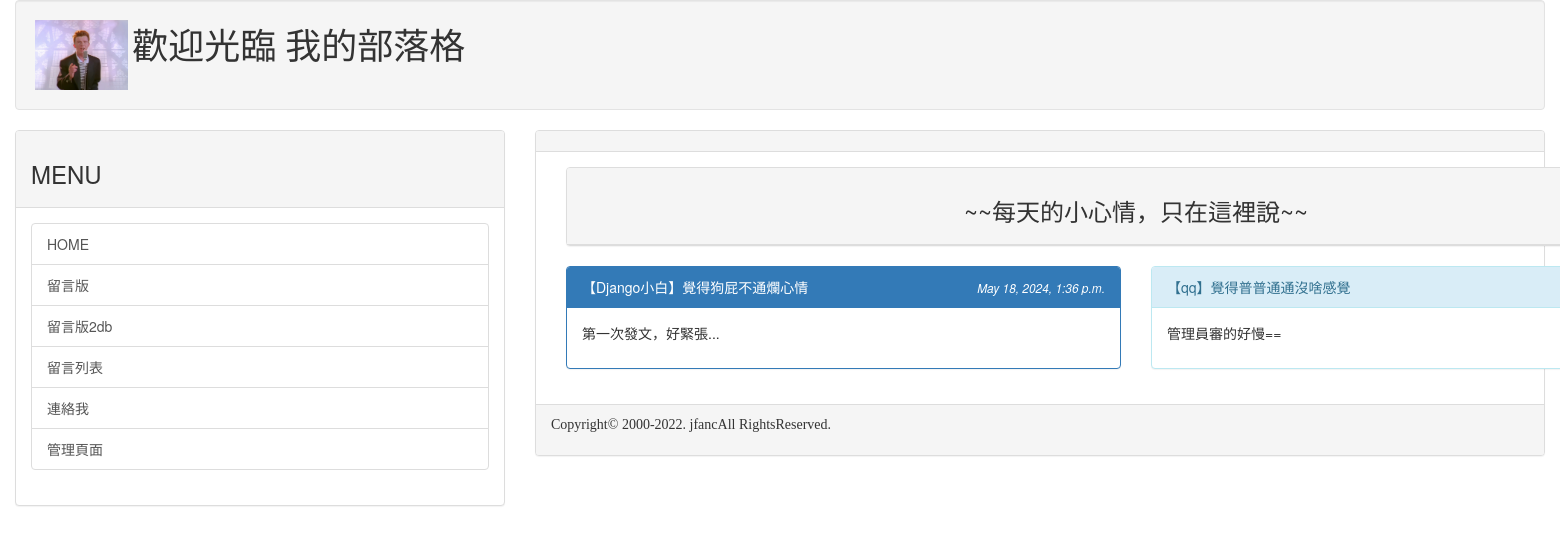
The app's page /list/, older data.
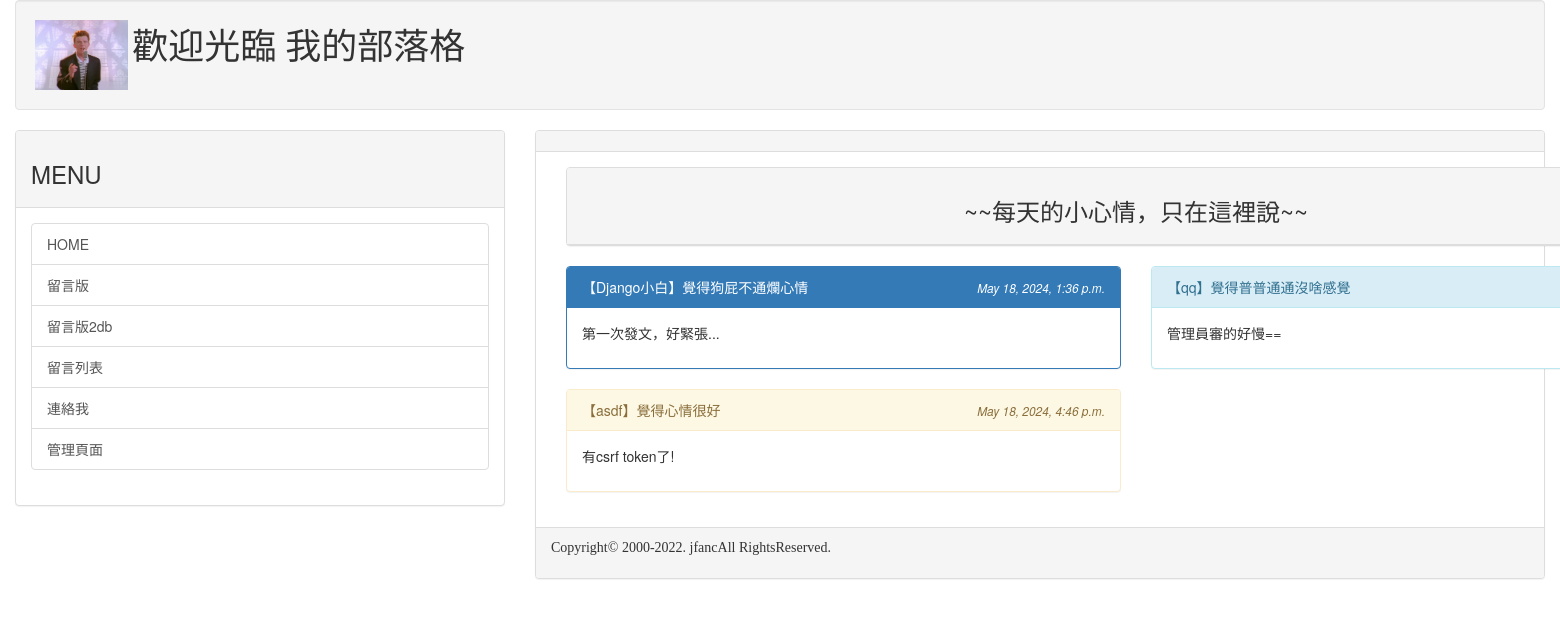
The same page, newer data.
### mysite/models.py (models this page shows, shortened)
class Post(models.Model):
    mood = models.ForeignKey('Mood', on_delete=models.CASCADE)
    nickname = models.CharField(max_length=50, default='不告訴你我是誰')
    message = models.TextField(null=False)
    del_pass= models.CharField(max_length=50)
    pub_time= models.DateTimeField(auto_now=True)
    enabled = models.BooleanField(default=False) #改True就可以預設為開啟

class Mood(models.Model):
    status = models.CharField(max_length=50, null=False)
    def __str__(self):
        return self.status

### mysite/views.py (the view)
# urls.py: path('list/', views.listing),
def listing(request):
  posts = models.Post.objects.filter(enabled=True).order_by('pub_time')[:150]
  moods = models.Mood.objects.all()
  return render(request, 'listing.html', locals())

### mysite/templates/listing.html (shortened to what this page needs)
{% extends "base.html" %}
{% block content %}
<div class='container'>
    <div class='row'>
        <div class='col-md-12'>
            <div class='panel panel-default'>
                <div class='panel-heading' align=center>
                    <h3>~~每天的小心情，只在這裡說~~</h3>
                </div>
            </div>
        </div>
    </div>
    <div class="row">
        {% for p in posts %}
        <div class="col-sm-12 col-md-6">
            <div class='panel {%cycle "panel-primary" "panel-info" "panel-warning" "panel-success" %}'>
                <div class='panel-heading'>
                    <table width='100%'>
                        <tr>
                            <td>
                                【{{ p.nickname }}】覺得{{ p.mood }}
                            </td>
                            <td align=right>
                                <i><small>{{ p.pub_time }}</small></i>
                            </td>
                        </tr>
                    </table>
                </div>
                <div class='panel-body'>{{ p.message | linebreaks }}</div>
            </div>
        </div>
        {% endfor%}
    </div>
</div>
{% endblock %}

Row changes from the older to the newer data that the page shows:
added Post: nickname "asdf", mood "心情很好", pub_time "May 18, 2024, 4:46 p.m.", message "有csrf token了!"
